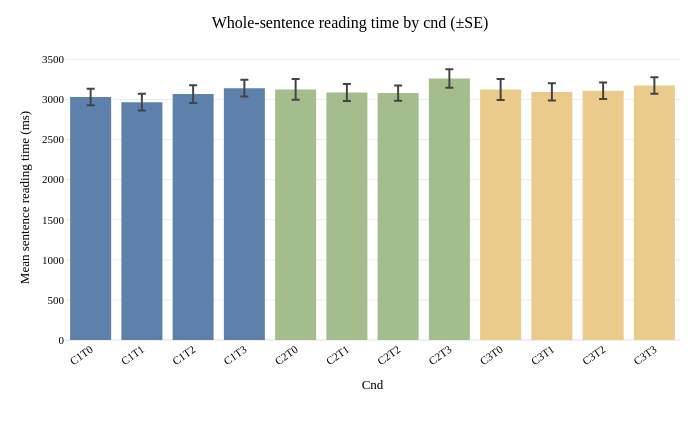
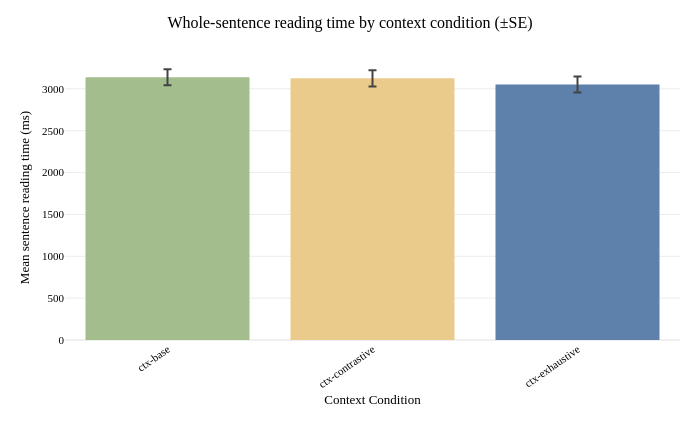
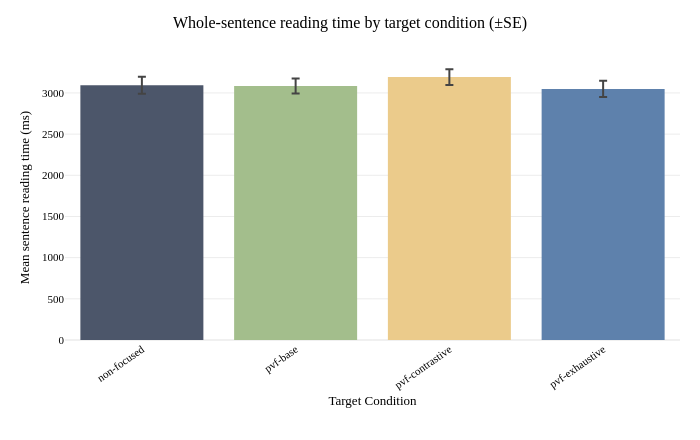
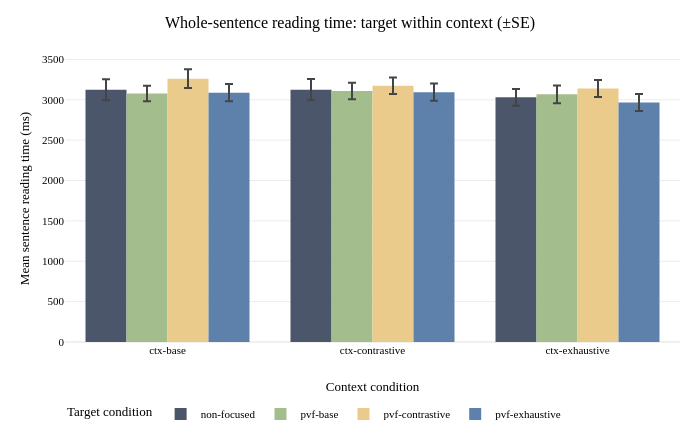

Notebook cell for these charts, in order:
### Markdown cell above
#### Whole-sentence reading times

The sentence time is the sum of the region times r1–r6 in a trial. Trials with any missing region time are excluded, so the sum is never based on a partial sentence. Means and error bars use the same submission-level method as above.

### Code cell
sentence_trials = plot_trials.copy()
sentence_trials['sentence_ms'] = sentence_trials[region_columns].sum(axis=1, min_count=len(region_columns))
sentence_trials = sentence_trials.dropna(subset=['sentence_ms'])
print(f'Trials with a complete sentence time: {len(sentence_trials):,} of {len(plot_trials):,}')

sentence_summaries = {
    condition: summarize_across_submissions(sentence_trials, [condition], 'sentence_ms')
    for condition in condition_columns
}
sentence_summaries['context_by_target'] = summarize_across_submissions(
    sentence_trials, ['context_condition', 'target_condition'], 'sentence_ms'
)
for name, summary in sentence_summaries.items():
    print(f'Whole-sentence reading time by {name}:')
    display(summary)

sentence_figures = {}
for condition in condition_columns:
    summary = sentence_summaries[condition]
    figure = px.bar(
        summary, x=condition, y='mean_ms', color=condition,
        color_discrete_map=color_map, error_y=ERROR_BAR,
        hover_data={'sd_ms': ':.1f', 'se_ms': ':.1f', 'n_submissions': True},
        labels={condition: condition.replace('_', ' ').title(), 'mean_ms': 'Mean sentence reading time (ms)'},
        title=f'Whole-sentence reading time by {condition.replace("_", " ")} (±{ERROR_BAR[:2].upper()})'
    )
    figure.update_layout(width=FIGURE_WIDTH, height=FIGURE_HEIGHT, showlegend=False,
                         margin=dict(l=65, r=20, t=55, b=100))
    figure.update_xaxes(tickangle=-35)
    sentence_figures[condition] = figure
    figure.show()

# Compare target conditions within each context.
figure = px.bar(
    sentence_summaries['context_by_target'], x='context_condition', y='mean_ms',
    color='target_condition', barmode='group', error_y=ERROR_BAR,
    color_discrete_map=CONDITION_COLORS,
    hover_data={'sd_ms': ':.1f', 'se_ms': ':.1f', 'n_submissions': True},
    labels={'context_condition': 'Context condition', 'mean_ms': 'Mean sentence reading time (ms)',
            'target_condition': 'Target condition'},
    title=f'Whole-sentence reading time: target within context (±{ERROR_BAR[:2].upper()})'
)
figure.update_layout(width=FIGURE_WIDTH, height=FIGURE_HEIGHT,
                     margin=dict(l=65, r=20, t=55, b=55),
                     legend=dict(orientation='h', yanchor='top', y=-0.2))
sentence_figures['context_by_target'] = figure
figure.show()

### Figure 1 — Plotly figure (JSON) as saved in the notebook; plotly's stock layout.template omitted (floating-point values rounded to 4 significant figures)
{"data": [{"customdata": [[1027.0, 103.7, 98.0]], "error_y": {"array": [103.7]}, "hovertemplate": "Cnd=%{x}<br>Mean sentence reading time (ms)=%{y}<br>sd_ms=%{customdata[0]:.1f}<br>se_ms=%{customdata[1]:.1f}<br>n_submissions=%{customdata[2]}<extra></extra>", "legendgroup": "C1T0", "marker": {"color": "#5e81ac", "pattern": {"shape": ""}}, "name": "C1T0", "orientation": "v", "showlegend": true, "textposition": "auto", "type": "bar", "x": ["C1T0"], "xaxis": "x", "y": [3031.0], "yaxis": "y"}, {"customdata": [[1043.0, 105.4, 98.0]], "error_y": {"array": [105.4]}, "hovertemplate": "Cnd=%{x}<br>Mean sentence reading time (ms)=%{y}<br>sd_ms=%{customdata[0]:.1f}<br>se_ms=%{customdata[1]:.1f}<br>n_submissions=%{customdata[2]}<extra></extra>", "legendgroup": "C1T1", "marker": {"color": "#5e81ac", "pattern": {"shape": ""}}, "name": "C1T1", "orientation": "v", "showlegend": true, "textposition": "auto", "type": "bar", "x": ["C1T1"], "xaxis": "x", "y": [2966.0], "yaxis": "y"}, {"customdata": [[1088.0, 109.9, 98.0]], "error_y": {"array": [109.9]}, "hovertemplate": "Cnd=%{x}<br>Mean sentence reading time (ms)=%{y}<br>sd_ms=%{customdata[0]:.1f}<br>se_ms=%{customdata[1]:.1f}<br>n_submissions=%{customdata[2]}<extra></extra>", "legendgroup": "C1T2", "marker": {"color": "#5e81ac", "pattern": {"shape": ""}}, "name": "C1T2", "orientation": "v", "showlegend": true, "textposition": "auto", "type": "bar", "x": ["C1T2"], "xaxis": "x", "y": [3067.0], "yaxis": "y"}, {"customdata": [[1038.0, 104.9, 98.0]], "error_y": {"array": [104.9]}, "hovertemplate": "Cnd=%{x}<br>Mean sentence reading time (ms)=%{y}<br>sd_ms=%{customdata[0]:.1f}<br>se_ms=%{customdata[1]:.1f}<br>n_submissions=%{customdata[2]}<extra></extra>", "legendgroup": "C1T3", "marker": {"color": "#5e81ac", "pattern": {"shape": ""}}, "name": "C1T3", "orientation": "v", "showlegend": true, "textposition": "auto", "type": "bar", "x": ["C1T3"], "xaxis": "x", "y": [3140.0], "yaxis": "y"}, {"customdata": [[1287.0, 130.0, 98.0]], "error_y": {"array": [130.0]}, "hovertemplate": "Cnd=%{x}<br>Mean sentence reading time (ms)=%{y}<br>sd_ms=%{customdata[0]:.1f}<br>se_ms=%{customdata[1]:.1f}<br>n_submissions=%{customdata[2]}<extra></extra>", "legendgroup": "C2T0", "marker": {"color": "#a3be8c", "pattern": {"shape": ""}}, "name": "C2T0", "orientation": "v", "showlegend": true, "textposition": "auto", "type": "bar", "x": ["C2T0"], "xaxis": "x", "y": [3125.0], "yaxis": "y"}, {"customdata": [[1055.0, 106.6, 98.0]], "error_y": {"array": [106.6]}, "hovertemplate": "Cnd=%{x}<br>Mean sentence reading time (ms)=%{y}<br>sd_ms=%{customdata[0]:.1f}<br>se_ms=%{customdata[1]:.1f}<br>n_submissions=%{customdata[2]}<extra></extra>", "legendgroup": "C2T1", "marker": {"color": "#a3be8c", "pattern": {"shape": ""}}, "name": "C2T1", "orientation": "v", "showlegend": true, "textposition": "auto", "type": "bar", "x": ["C2T1"], "xaxis": "x", "y": [3087.0], "yaxis": "y"}, {"customdata": [[949.8, 95.94, 98.0]], "error_y": {"array": [95.94]}, "hovertemplate": "Cnd=%{x}<br>Mean sentence reading time (ms)=%{y}<br>sd_ms=%{customdata[0]:.1f}<br>se_ms=%{customdata[1]:.1f}<br>n_submissions=%{customdata[2]}<extra></extra>", "legendgroup": "C2T2", "marker": {"color": "#a3be8c", "pattern": {"shape": ""}}, "name": "C2T2", "orientation": "v", "showlegend": true, "textposition": "auto", "type": "bar", "x": ["C2T2"], "xaxis": "x", "y": [3079.0], "yaxis": "y"}, {"customdata": [[1139.0, 115.0, 98.0]], "error_y": {"array": [115.0]}, "hovertemplate": "Cnd=%{x}<br>Mean sentence reading time (ms)=%{y}<br>sd_ms=%{customdata[0]:.1f}<br>se_ms=%{customdata[1]:.1f}<br>n_submissions=%{customdata[2]}<extra></extra>", "legendgroup": "C2T3", "marker": {"color": "#a3be8c", "pattern": {"shape": ""}}, "name": "C2T3", "orientation": "v", "showlegend": true, "textposition": "auto", "type": "bar", "x": ["C2T3"], "xaxis": "x", "y": [3262.0], "yaxis": "y"}, {"customdata": [[1298.0, 131.2, 98.0]], "error_y": {"array": [131.2]}, "hovertemplate": "Cnd=%{x}<br>Mean sentence reading time (ms)=%{y}<br>sd_ms=%{customdata[0]:.1f}<br>se_ms=%{customdata[1]:.1f}<br>n_submissions=%{customdata[2]}<extra></extra>", "legendgroup": "C3T0", "marker": {"color": "#ebcb8b", "pattern": {"shape": ""}}, "name": "C3T0", "orientation": "v", "showlegend": true, "textposition": "auto", "type": "bar", "x": ["C3T0"], "xaxis": "x", "y": [3125.0], "yaxis": "y"}, {"customdata": [[1059.0, 107.0, 98.0]], "error_y": {"array": [107.0]}, "hovertemplate": "Cnd=%{x}<br>Mean sentence reading time (ms)=%{y}<br>sd_ms=%{customdata[0]:.1f}<br>se_ms=%{customdata[1]:.1f}<br>n_submissions=%{customdata[2]}<extra></extra>", "legendgroup": "C3T1", "marker": {"color": "#ebcb8b", "pattern": {"shape": ""}}, "name": "C3T1", "orientation": "v", "showlegend": true, "textposition": "auto", "type": "bar", "x": ["C3T1"], "xaxis": "x", "y": [3094.0], "yaxis": "y"}, {"customdata": [[1011.0, 102.2, 98.0]], "error_y": {"array": [102.2]}, "hovertemplate": "Cnd=%{x}<br>Mean sentence reading time (ms)=%{y}<br>sd_ms=%{customdata[0]:.1f}<br>se_ms=%{customdata[1]:.1f}<br>n_submissions=%{customdata[2]}<extra></extra>", "legendgroup": "C3T2", "marker": {"color": "#ebcb8b", "pattern": {"shape": ""}}, "name": "C3T2", "orientation": "v", "showlegend": true, "textposition": "auto", "type": "bar", "x": ["C3T2"], "xaxis": "x", "y": [3109.0], "yaxis": "y"}, {"customdata": [[1008.0, 101.9, 98.0]], "error_y": {"array": [101.9]}, "hovertemplate": "Cnd=%{x}<br>Mean sentence reading time (ms)=%{y}<br>sd_ms=%{customdata[0]:.1f}<br>se_ms=%{customdata[1]:.1f}<br>n_submissions=%{customdata[2]}<extra></extra>", "legendgroup": "C3T3", "marker": {"color": "#ebcb8b", "pattern": {"shape": ""}}, "name": "C3T3", "orientation": "v", "showlegend": true, "textposition": "auto", "type": "bar", "x": ["C3T3"], "xaxis": "x", "y": [3174.0], "yaxis": "y"}], "layout": {"barmode": "relative", "height": 440, "legend": {"title": {"text": "Cnd"}, "tracegroupgap": 0}, "margin": {"b": 100, "l": 65, "r": 20, "t": 55}, "showlegend": false, "title": {"text": "Whole-sentence reading time by cnd (±SE)"}, "width": 700, "xaxis": {"anchor": "y", "categoryarray": ["C1T0", "C1T1", "C1T2", "C1T3", "C2T0", "C2T1", "C2T2", "C2T3", "C3T0", "C3T1", "C3T2", "C3T3"], "categoryorder": "array", "domain": [0, 1], "tickangle": -35, "title": {"text": "Cnd"}}, "yaxis": {"anchor": "x", "domain": [0, 1], "title": {"text": "Mean sentence reading time (ms)"}}}}

### Figure 2 — Plotly figure (JSON) as saved in the notebook; plotly's stock layout.template omitted (floating-point values rounded to 4 significant figures)
{"data": [{"customdata": [[948.9, 95.85, 98.0]], "error_y": {"array": [95.85]}, "hovertemplate": "Context Condition=%{x}<br>Mean sentence reading time (ms)=%{y}<br>sd_ms=%{customdata[0]:.1f}<br>se_ms=%{customdata[1]:.1f}<br>n_submissions=%{customdata[2]}<extra></extra>", "legendgroup": "ctx-base", "marker": {"color": "#a3be8c", "pattern": {"shape": ""}}, "name": "ctx-base", "orientation": "v", "showlegend": true, "textposition": "auto", "type": "bar", "x": ["ctx-base"], "xaxis": "x", "y": [3138.0], "yaxis": "y"}, {"customdata": [[966.6, 97.65, 98.0]], "error_y": {"array": [97.65]}, "hovertemplate": "Context Condition=%{x}<br>Mean sentence reading time (ms)=%{y}<br>sd_ms=%{customdata[0]:.1f}<br>se_ms=%{customdata[1]:.1f}<br>n_submissions=%{customdata[2]}<extra></extra>", "legendgroup": "ctx-contrastive", "marker": {"color": "#ebcb8b", "pattern": {"shape": ""}}, "name": "ctx-contrastive", "orientation": "v", "showlegend": true, "textposition": "auto", "type": "bar", "x": ["ctx-contrastive"], "xaxis": "x", "y": [3125.0], "yaxis": "y"}, {"customdata": [[945.2, 95.48, 98.0]], "error_y": {"array": [95.48]}, "hovertemplate": "Context Condition=%{x}<br>Mean sentence reading time (ms)=%{y}<br>sd_ms=%{customdata[0]:.1f}<br>se_ms=%{customdata[1]:.1f}<br>n_submissions=%{customdata[2]}<extra></extra>", "legendgroup": "ctx-exhaustive", "marker": {"color": "#5e81ac", "pattern": {"shape": ""}}, "name": "ctx-exhaustive", "orientation": "v", "showlegend": true, "textposition": "auto", "type": "bar", "x": ["ctx-exhaustive"], "xaxis": "x", "y": [3051.0], "yaxis": "y"}], "layout": {"barmode": "relative", "height": 440, "legend": {"title": {"text": "Context Condition"}, "tracegroupgap": 0}, "margin": {"b": 100, "l": 65, "r": 20, "t": 55}, "showlegend": false, "title": {"text": "Whole-sentence reading time by context condition (±SE)"}, "width": 700, "xaxis": {"anchor": "y", "categoryarray": ["ctx-base", "ctx-contrastive", "ctx-exhaustive"], "categoryorder": "array", "domain": [0, 1], "tickangle": -35, "title": {"text": "Context Condition"}}, "yaxis": {"anchor": "x", "domain": [0, 1], "title": {"text": "Mean sentence reading time (ms)"}}}}

### Figure 3 — Plotly figure (JSON) as saved in the notebook; plotly's stock layout.template omitted (floating-point values rounded to 4 significant figures)
{"data": [{"customdata": [[1018.0, 102.9, 98.0]], "error_y": {"array": [102.9]}, "hovertemplate": "Target Condition=%{x}<br>Mean sentence reading time (ms)=%{y}<br>sd_ms=%{customdata[0]:.1f}<br>se_ms=%{customdata[1]:.1f}<br>n_submissions=%{customdata[2]}<extra></extra>", "legendgroup": "non-focused", "marker": {"color": "#4c566a", "pattern": {"shape": ""}}, "name": "non-focused", "orientation": "v", "showlegend": true, "textposition": "auto", "type": "bar", "x": ["non-focused"], "xaxis": "x", "y": [3093.0], "yaxis": "y"}, {"customdata": [[897.2, 90.63, 98.0]], "error_y": {"array": [90.63]}, "hovertemplate": "Target Condition=%{x}<br>Mean sentence reading time (ms)=%{y}<br>sd_ms=%{customdata[0]:.1f}<br>se_ms=%{customdata[1]:.1f}<br>n_submissions=%{customdata[2]}<extra></extra>", "legendgroup": "pvf-base", "marker": {"color": "#a3be8c", "pattern": {"shape": ""}}, "name": "pvf-base", "orientation": "v", "showlegend": true, "textposition": "auto", "type": "bar", "x": ["pvf-base"], "xaxis": "x", "y": [3085.0], "yaxis": "y"}, {"customdata": [[945.1, 95.47, 98.0]], "error_y": {"array": [95.47]}, "hovertemplate": "Target Condition=%{x}<br>Mean sentence reading time (ms)=%{y}<br>sd_ms=%{customdata[0]:.1f}<br>se_ms=%{customdata[1]:.1f}<br>n_submissions=%{customdata[2]}<extra></extra>", "legendgroup": "pvf-contrastive", "marker": {"color": "#ebcb8b", "pattern": {"shape": ""}}, "name": "pvf-contrastive", "orientation": "v", "showlegend": true, "textposition": "auto", "type": "bar", "x": ["pvf-contrastive"], "xaxis": "x", "y": [3192.0], "yaxis": "y"}, {"customdata": [[986.7, 99.67, 98.0]], "error_y": {"array": [99.67]}, "hovertemplate": "Target Condition=%{x}<br>Mean sentence reading time (ms)=%{y}<br>sd_ms=%{customdata[0]:.1f}<br>se_ms=%{customdata[1]:.1f}<br>n_submissions=%{customdata[2]}<extra></extra>", "legendgroup": "pvf-exhaustive", "marker": {"color": "#5e81ac", "pattern": {"shape": ""}}, "name": "pvf-exhaustive", "orientation": "v", "showlegend": true, "textposition": "auto", "type": "bar", "x": ["pvf-exhaustive"], "xaxis": "x", "y": [3049.0], "yaxis": "y"}], "layout": {"barmode": "relative", "height": 440, "legend": {"title": {"text": "Target Condition"}, "tracegroupgap": 0}, "margin": {"b": 100, "l": 65, "r": 20, "t": 55}, "showlegend": false, "title": {"text": "Whole-sentence reading time by target condition (±SE)"}, "width": 700, "xaxis": {"anchor": "y", "categoryarray": ["non-focused", "pvf-base", "pvf-contrastive", "pvf-exhaustive"], "categoryorder": "array", "domain": [0, 1], "tickangle": -35, "title": {"text": "Target Condition"}}, "yaxis": {"anchor": "x", "domain": [0, 1], "title": {"text": "Mean sentence reading time (ms)"}}}}

### Figure 4 — Plotly figure (JSON) as saved in the notebook; plotly's stock layout.template omitted (floating-point values rounded to 4 significant figures)
{"data": [{"alignmentgroup": "True", "customdata": [[1287.0, 130.0, 98.0], [1298.0, 131.2, 98.0], [1027.0, 103.7, 98.0]], "error_y": {"array": [130.0, 131.2, 103.7]}, "hovertemplate": "Target condition=non-focused<br>Context condition=%{x}<br>Mean sentence reading time (ms)=%{y}<br>sd_ms=%{customdata[0]:.1f}<br>se_ms=%{customdata[1]:.1f}<br>n_submissions=%{customdata[2]}<extra></extra>", "legendgroup": "non-focused", "marker": {"color": "#4c566a", "pattern": {"shape": ""}}, "name": "non-focused", "offsetgroup": "non-focused", "orientation": "v", "showlegend": true, "textposition": "auto", "type": "bar", "x": ["ctx-base", "ctx-contrastive", "ctx-exhaustive"], "xaxis": "x", "y": [3125.0, 3125.0, 3031.0], "yaxis": "y"}, {"alignmentgroup": "True", "customdata": [[949.8, 95.94, 98.0], [1011.0, 102.2, 98.0], [1088.0, 109.9, 98.0]], "error_y": {"array": [95.94, 102.2, 109.9]}, "hovertemplate": "Target condition=pvf-base<br>Context condition=%{x}<br>Mean sentence reading time (ms)=%{y}<br>sd_ms=%{customdata[0]:.1f}<br>se_ms=%{customdata[1]:.1f}<br>n_submissions=%{customdata[2]}<extra></extra>", "legendgroup": "pvf-base", "marker": {"color": "#a3be8c", "pattern": {"shape": ""}}, "name": "pvf-base", "offsetgroup": "pvf-base", "orientation": "v", "showlegend": true, "textposition": "auto", "type": "bar", "x": ["ctx-base", "ctx-contrastive", "ctx-exhaustive"], "xaxis": "x", "y": [3079.0, 3109.0, 3067.0], "yaxis": "y"}, {"alignmentgroup": "True", "customdata": [[1139.0, 115.0, 98.0], [1008.0, 101.9, 98.0], [1038.0, 104.9, 98.0]], "error_y": {"array": [115.0, 101.9, 104.9]}, "hovertemplate": "Target condition=pvf-contrastive<br>Context condition=%{x}<br>Mean sentence reading time (ms)=%{y}<br>sd_ms=%{customdata[0]:.1f}<br>se_ms=%{customdata[1]:.1f}<br>n_submissions=%{customdata[2]}<extra></extra>", "legendgroup": "pvf-contrastive", "marker": {"color": "#ebcb8b", "pattern": {"shape": ""}}, "name": "pvf-contrastive", "offsetgroup": "pvf-contrastive", "orientation": "v", "showlegend": true, "textposition": "auto", "type": "bar", "x": ["ctx-base", "ctx-contrastive", "ctx-exhaustive"], "xaxis": "x", "y": [3262.0, 3174.0, 3140.0], "yaxis": "y"}, {"alignmentgroup": "True", "customdata": [[1055.0, 106.6, 98.0], [1059.0, 107.0, 98.0], [1043.0, 105.4, 98.0]], "error_y": {"array": [106.6, 107.0, 105.4]}, "hovertemplate": "Target condition=pvf-exhaustive<br>Context condition=%{x}<br>Mean sentence reading time (ms)=%{y}<br>sd_ms=%{customdata[0]:.1f}<br>se_ms=%{customdata[1]:.1f}<br>n_submissions=%{customdata[2]}<extra></extra>", "legendgroup": "pvf-exhaustive", "marker": {"color": "#5e81ac", "pattern": {"shape": ""}}, "name": "pvf-exhaustive", "offsetgroup": "pvf-exhaustive", "orientation": "v", "showlegend": true, "textposition": "auto", "type": "bar", "x": ["ctx-base", "ctx-contrastive", "ctx-exhaustive"], "xaxis": "x", "y": [3087.0, 3094.0, 2966.0], "yaxis": "y"}], "layout": {"barmode": "group", "height": 440, "legend": {"orientation": "h", "title": {"text": "Target condition"}, "tracegroupgap": 0, "y": -0.2, "yanchor": "top"}, "margin": {"b": 55, "l": 65, "r": 20, "t": 55}, "title": {"text": "Whole-sentence reading time: target within context (±SE)"}, "width": 700, "xaxis": {"anchor": "y", "domain": [0, 1], "title": {"text": "Context condition"}}, "yaxis": {"anchor": "x", "domain": [0, 1], "title": {"text": "Mean sentence reading time (ms)"}}}}
